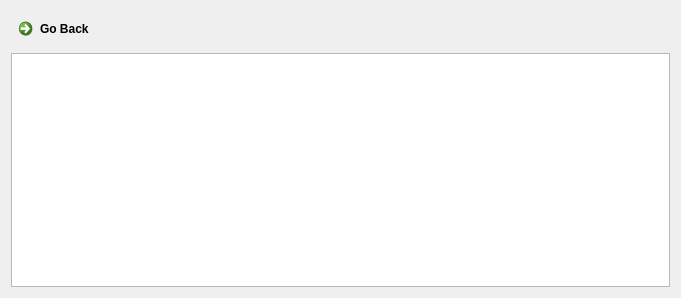
<?xml version="1.0" encoding="UTF-8"?>
<ui version="4.0">
 <class>popup</class>
 <widget class="QDialog" name="popup">
  <property name="geometry">
   <rect>
    <x>0</x>
    <y>0</y>
    <width>681</width>
    <height>298</height>
   </rect>
  </property>
  <property name="windowTitle">
   <string>Dialog</string>
  </property>
  <layout class="QGridLayout" name="gridLayout_2">
   <item row="1" column="0">
    <widget class="QTableView" name="popup_view">
     <property name="frameShape">
      <enum>QFrame::StyledPanel</enum>
     </property>
     <property name="editTriggers">
      <set>QAbstractItemView::NoEditTriggers</set>
     </property>
     <attribute name="horizontalHeaderStretchLastSection">
      <bool>true</bool>
     </attribute>
    </widget>
   </item>
   <item row="0" column="0">
    <widget class="QCommandLinkButton" name="goback">
     <property name="text">
      <string>Go Back</string>
     </property>
    </widget>
   </item>
  </layout>
 </widget>
 <resources/>
 <connections/>
</ui>
